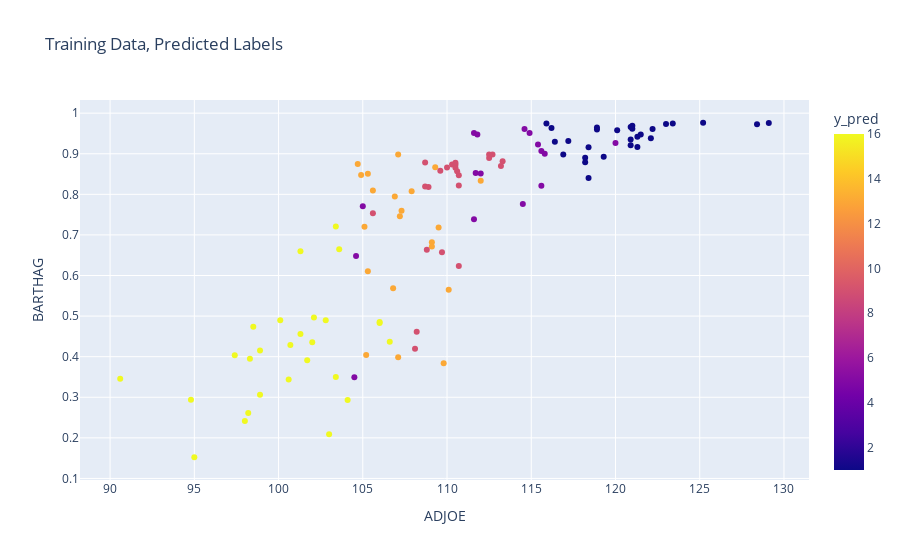

Notebook source saved alongside this figure:
### Code cell
fig = px.scatter(train_df, x='ADJOE', y='BARTHAG', color='y_pred', title = 'Training Data, Predicted Labels')
fig.show()
